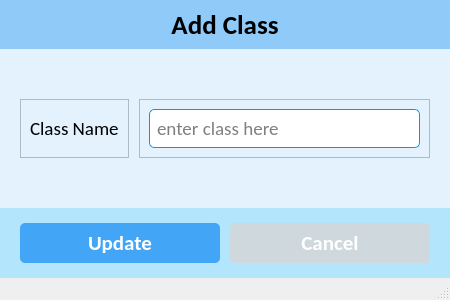
<?xml version="1.0" encoding="UTF-8"?>
<ui version="4.0">
 <class>UpdateClassWindow</class>
 <widget class="QMainWindow" name="UpdateClassWindow">
  <property name="geometry">
   <rect>
    <x>0</x>
    <y>0</y>
    <width>450</width>
    <height>300</height>
   </rect>
  </property>
  <property name="minimumSize">
   <size>
    <width>450</width>
    <height>300</height>
   </size>
  </property>
  <property name="windowTitle">
   <string>Update Class</string>
  </property>
  <widget class="QWidget" name="centralwidget">
   <property name="styleSheet">
    <string notr="true">* {
	background-color: #e3f2fd;
}
#std_image {
	background-color: #fff;
}

#header_frame, #label {
	background-color: #90caf9;
}

#bottom_widget {
	background-color: #b3e5fc;
}

QPushButton {
	background-color: #42a5f5;
	border-radius: 5px;
	color: #fff;
}

#btn_cancel {
	background-color: #cfd8dc;
	border-radius: 5px;
	color: #fff;
}

QLineEdit {
	background-color: #fff;
	border-radius: 5px;
	border: 1px solid #039be5;
	padding: 5px 5px;
}
</string>
   </property>
   <layout class="QVBoxLayout" name="verticalLayout_3">
    <property name="spacing">
     <number>0</number>
    </property>
    <property name="leftMargin">
     <number>0</number>
    </property>
    <property name="topMargin">
     <number>0</number>
    </property>
    <property name="rightMargin">
     <number>0</number>
    </property>
    <property name="bottomMargin">
     <number>0</number>
    </property>
    <item>
     <widget class="QLabel" name="label">
      <property name="font">
       <font>
        <family>Calibri</family>
        <pointsize>20</pointsize>
        <weight>75</weight>
        <bold>true</bold>
       </font>
      </property>
      <property name="text">
       <string>Add Class</string>
      </property>
      <property name="alignment">
       <set>Qt::AlignCenter</set>
      </property>
      <property name="margin">
       <number>10</number>
      </property>
     </widget>
    </item>
    <item>
     <widget class="QWidget" name="widget" native="true">
      <layout class="QHBoxLayout" name="horizontalLayout">
       <property name="spacing">
        <number>10</number>
       </property>
       <property name="leftMargin">
        <number>20</number>
       </property>
       <property name="topMargin">
        <number>50</number>
       </property>
       <property name="rightMargin">
        <number>20</number>
       </property>
       <property name="bottomMargin">
        <number>50</number>
       </property>
       <item>
        <widget class="QFrame" name="frame">
         <property name="frameShape">
          <enum>QFrame::StyledPanel</enum>
         </property>
         <property name="frameShadow">
          <enum>QFrame::Raised</enum>
         </property>
         <layout class="QVBoxLayout" name="verticalLayout">
          <item>
           <widget class="QLabel" name="label_2">
            <property name="font">
             <font>
              <family>Calibri</family>
              <pointsize>14</pointsize>
             </font>
            </property>
            <property name="text">
             <string>Class Name</string>
            </property>
           </widget>
          </item>
         </layout>
        </widget>
       </item>
       <item>
        <widget class="QFrame" name="frame_2">
         <property name="frameShape">
          <enum>QFrame::StyledPanel</enum>
         </property>
         <property name="frameShadow">
          <enum>QFrame::Raised</enum>
         </property>
         <layout class="QVBoxLayout" name="verticalLayout_2">
          <item>
           <widget class="QLineEdit" name="txt_class">
            <property name="font">
             <font>
              <family>Calibri</family>
              <pointsize>14</pointsize>
             </font>
            </property>
            <property name="placeholderText">
             <string>enter class here</string>
            </property>
           </widget>
          </item>
         </layout>
        </widget>
       </item>
      </layout>
     </widget>
    </item>
    <item>
     <widget class="QWidget" name="bottom_widget" native="true">
      <layout class="QHBoxLayout" name="horizontalLayout_3">
       <property name="spacing">
        <number>10</number>
       </property>
       <property name="leftMargin">
        <number>20</number>
       </property>
       <property name="topMargin">
        <number>15</number>
       </property>
       <property name="rightMargin">
        <number>20</number>
       </property>
       <property name="bottomMargin">
        <number>15</number>
       </property>
       <item>
        <widget class="QPushButton" name="btn_save">
         <property name="minimumSize">
          <size>
           <width>0</width>
           <height>40</height>
          </size>
         </property>
         <property name="font">
          <font>
           <family>Calibri</family>
           <pointsize>16</pointsize>
           <weight>75</weight>
           <bold>true</bold>
          </font>
         </property>
         <property name="text">
          <string>Update</string>
         </property>
         <property name="icon">
          <iconset resource="../resources.qrc">
           <normaloff>:/icons/assets/icons/save.png</normaloff>:/icons/assets/icons/save.png</iconset>
         </property>
         <property name="iconSize">
          <size>
           <width>32</width>
           <height>32</height>
          </size>
         </property>
        </widget>
       </item>
       <item>
        <widget class="QPushButton" name="btn_cancel">
         <property name="minimumSize">
          <size>
           <width>0</width>
           <height>40</height>
          </size>
         </property>
         <property name="font">
          <font>
           <family>Calibri</family>
           <pointsize>16</pointsize>
           <weight>75</weight>
           <bold>true</bold>
          </font>
         </property>
         <property name="text">
          <string>Cancel</string>
         </property>
         <property name="icon">
          <iconset resource="../resources.qrc">
           <normaloff>:/icons/assets/icons/close.png</normaloff>:/icons/assets/icons/close.png</iconset>
         </property>
         <property name="iconSize">
          <size>
           <width>32</width>
           <height>32</height>
          </size>
         </property>
        </widget>
       </item>
      </layout>
     </widget>
    </item>
   </layout>
  </widget>
  <widget class="QStatusBar" name="statusbar"/>
 </widget>
 <resources>
  <include location="../resources.qrc"/>
 </resources>
 <connections/>
</ui>
